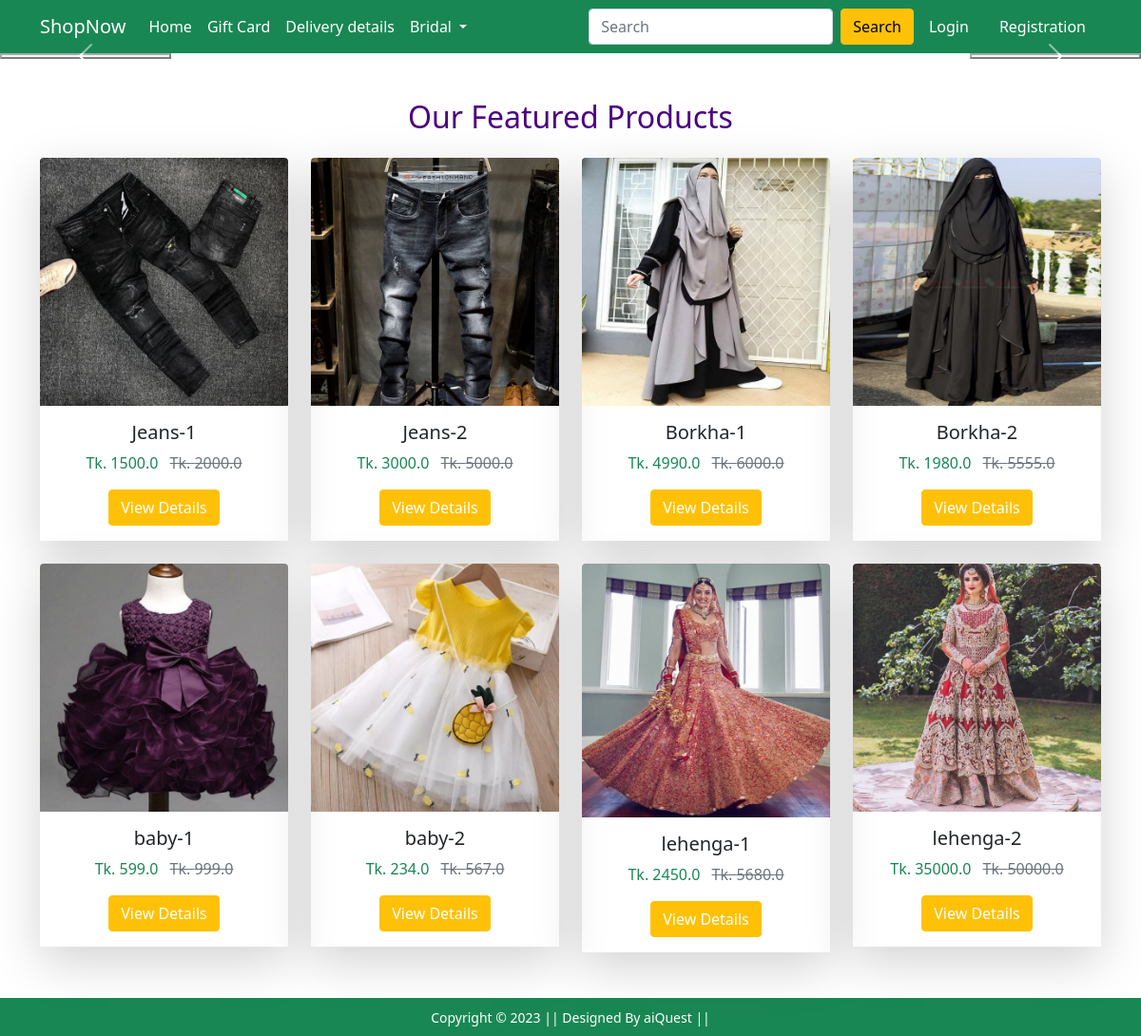
The app's page /, older data.
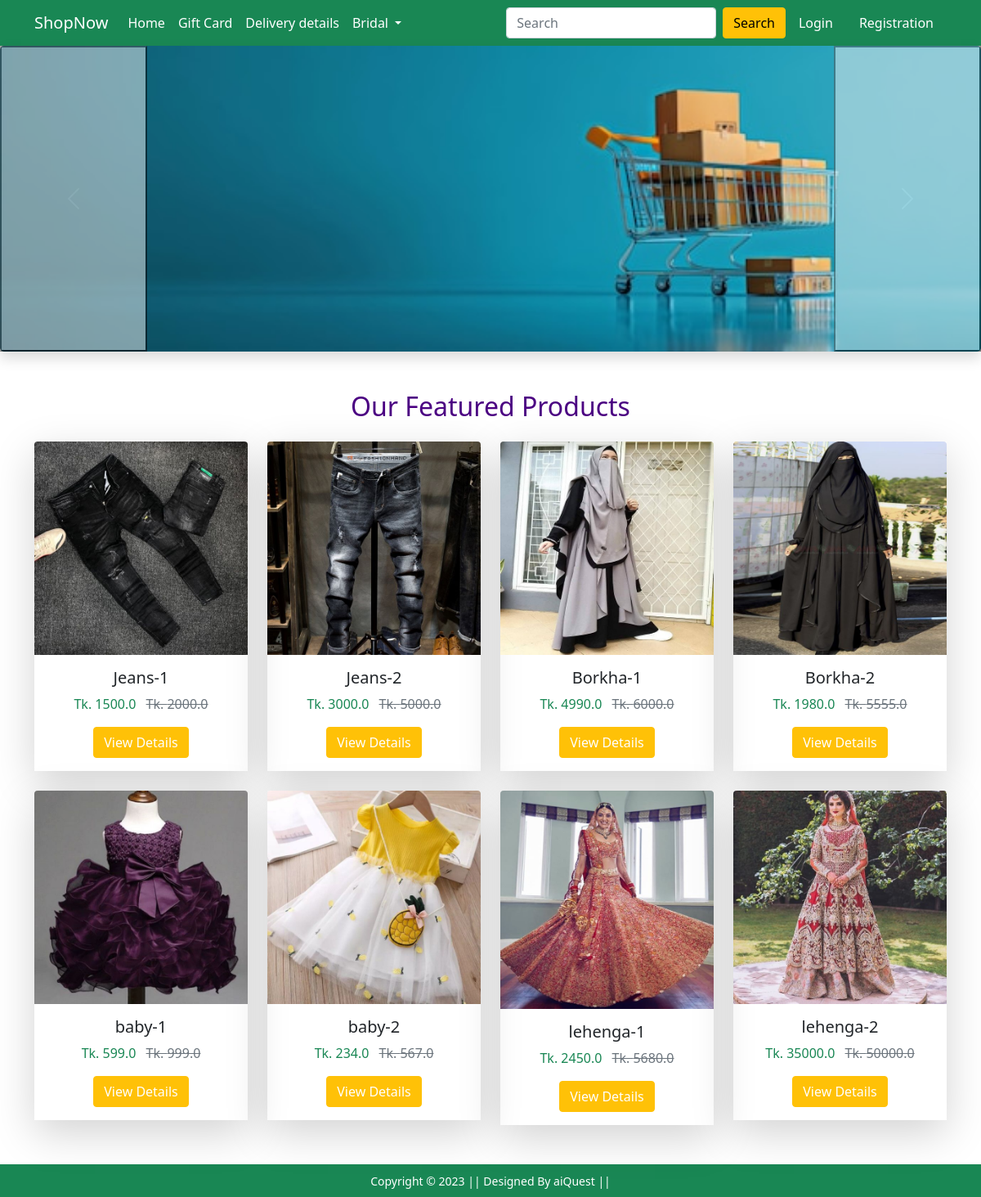
The same page, newer data.
### Shop/models.py (models this page shows, shortened)
class Product(models.Model):
    title = models.CharField(max_length=100)
    selling_price = models.FloatField()
    discounted_price = models.FloatField()
    description = models.TextField()
    brand = models.CharField(max_length=100)
    category = models.CharField(choices=CATEGORY_CHOICES,max_length=2)
    product_image = models.ImageField(upload_to='productimg')

class banner(models.Model):
   banner_image = models.ImageField(upload_to='bannerimg')

### Shop/views.py (the view)
# urls.py: path('', views.ProductView.as_view(), name="home" ),
class ProductView(View):
    def get(self, request):
        all_product = Product.objects.all()
        banners = banner.objects.all()
        return render(request, 'Shop/home.html', {'banners':banners, 'all_product':all_product})

### Shop/templates/Shop/home.html (shortened to what this page needs)
{% extends 'Shop/base.html' %}
{% load static %}
{% block banner_slider %}
<div id="carouselExampleControls" class="carousel slide mb-5 shadow" data-bs-ride="carousel">
    <div class="carousel-inner">
        {% for i in banners %}
        <div class="carousel-item {% if forloop.first %}active{% endif %}">
            <img src="{{ i.banner_image.url }}" class="d-block w-100 rounded-3 shadow" alt="Banner Image">
        </div>
        {% endfor %}
    </div>
    <button class="carousel-control-prev" type="button" data-bs-target="#carouselExampleControls" data-bs-slide="prev">
        <span class="carousel-control-prev-icon" aria-hidden="true"></span>
    </button>
    <button class="carousel-control-next" type="button" data-bs-target="#carouselExampleControls" data-bs-slide="next">
        <span class="carousel-control-next-icon" aria-hidden="true"></span>
    </button>
</div>
{% endblock banner_slider %}
{% block main-content %}
<div class="container my-5">
    <h2 class="text-center mb-4" style="color: #4B0082;">Our Featured Products</h2>
    <div class="row gy-4">
        {% for product in all_product %}
        <div class="col-12 col-sm-6 col-md-4 col-lg-3">
            <div class="product-card shadow-lg">
                <a href="{% url 'product-detail' product.id %}" class="text-decoration-none">
                    <img src="{{ product.product_image.url }}" class="img-fluid rounded-top" alt="{{ product.title }}">
                    <div class="product-info mt-3 px-3 pb-3 text-center">
                        <h5 class="product-title text-dark">{{ product.title }}</h5>
                        <p class="price text-success">Tk. {{ product.discounted_price }}
                            {% if product.selling_price %}
                            <span class="text-muted text-decoration-line-through ms-2">Tk. {{ product.selling_price }}</span>
                            {% endif %}
                        </p>
                        <a href="{% url 'product-detail' product.id %}" class="btn btn-view-details text-white btn btn-warning">View Details</a>
                    </div>
                </a>
            </div>
        </div>
        {% endfor %}
    </div>
</div>
{% endblock main-content %}

### Shop/templates/Shop/base.html (shortened to what this page needs)
<!doctype html>
{% load static %}
<html lang="en">
<head>
    <link href="https://cdn.jsdelivr.net/npm/bootstrap@5.0.0-beta1/dist/css/bootstrap.min.css" rel="stylesheet"
>
    <link rel="stylesheet" href="{% static 'Shop/css/owl.carousel.min.css' %}">
    <link rel="stylesheet" href="{% static 'Shop/css/all.min.css' %}">
    <link rel="stylesheet" href="{% static 'Shop/css/style.css' %}">
    <link rel="stylesheet" href="{% static 'Shop/css/order.css' %}">
</head>
<body>
    <nav class="navbar navbar-expand-lg navbar-dark bg-success">
        <div class="container">
            <a class="navbar-brand" href="/">ShopNow</a>
            <div class="collapse navbar-collapse" id="navbarSupportedContent">
                <ul class="navbar-nav me-auto mb-2 mb-lg-0">
                    <li class="nav-item">
                        <a class="nav-link active" aria-current="page" href="/">Home</a>
                    </li>
                    <li class="nav-item">
                        <a class="nav-link active" aria-current="page" href="#">Gift Card</a>
                    </li>
                    <li class="nav-item">
                        <a class="nav-link active" aria-current="page" href="#">Delivery details</a>
                    </li>
                    <li class="nav-item dropdown">
                        <a class="nav-link dropdown-toggle text-white" href="#" id="electronicsDropdown" role="button"
                            data-bs-toggle="dropdown" aria-expanded="false">
                            Bridal
                        </a>
                    </li>
                </ul>
                <form class="d-flex">
                    <input class="form-control me-2" type="search" placeholder="Search" aria-label="Search">
                    <button class="btn btn-warning" type="submit">Search</button>
                </form>
                <div>
                    <ul class="navbar-nav me-auto mb-2 mb-lg-0">
                        {% if request.user.is_authenticated %}
                        <li class="nav-item dropdown mx-2">
                            <a class="nav-link dropdown-toggle text-white" href="#" id="profileDropdown" role="button"
                                data-bs-toggle="dropdown" aria-expanded="false">
                                {{request.user.username|capfirst}}
                            </a>
                            <ul class="dropdown-menu" aria-labelledby="profileDropdown">
                                <li><a class="dropdown-item" href="{% url 'profile' %}">Profile</a></li>
                                <li><a class="dropdown-item" href="{% url 'orders' %}">Orders</a></li>
                                <li><a class="dropdown-item" href="{% url 'passwordchange' %}">Change Password</a></li>
                                <form action="{% url 'logout' %}" class="" method="post">
                                    {% csrf_token %}
                                    <input type="submit" class="dropdown-item " value="Logout">
                                </form>
                            </ul>
                        </li>
                        <li class="nav-item mx-2">
                            <a href="{% url 'showcart' %}" class="nav-link text-white"><span
                                    class="badge bg-danger">10</span> Cart </a>
                        </li>
                        {% else %}
                        <li class="nav-item mx-2">
                            <a href="{% url 'login' %}" class="nav-link text-white">Login</a>
                        </li>
                        <li class="nav-item mx-2">
                            <a href="{% url 'customerregistration' %}" class="nav-link text-white">Registration</a>
                        </li>
                        {% endif %}
                    </ul>
                </div>
            </div>
        </div>
    </nav>
    {% block banner_slider %} {% endblock banner_slider %}
    {% block main-content %} {% endblock main-content %}
    <footer class="container-fluid bg-success text-center p-2 mt-5">
        <small class="text-white">Copyright &copy; 2023 || Designed By aiQuest || </small>
    </footer>
</body>
</html>

Row changes from the older to the newer data that the page shows:
added banner: banner_image (picture)
